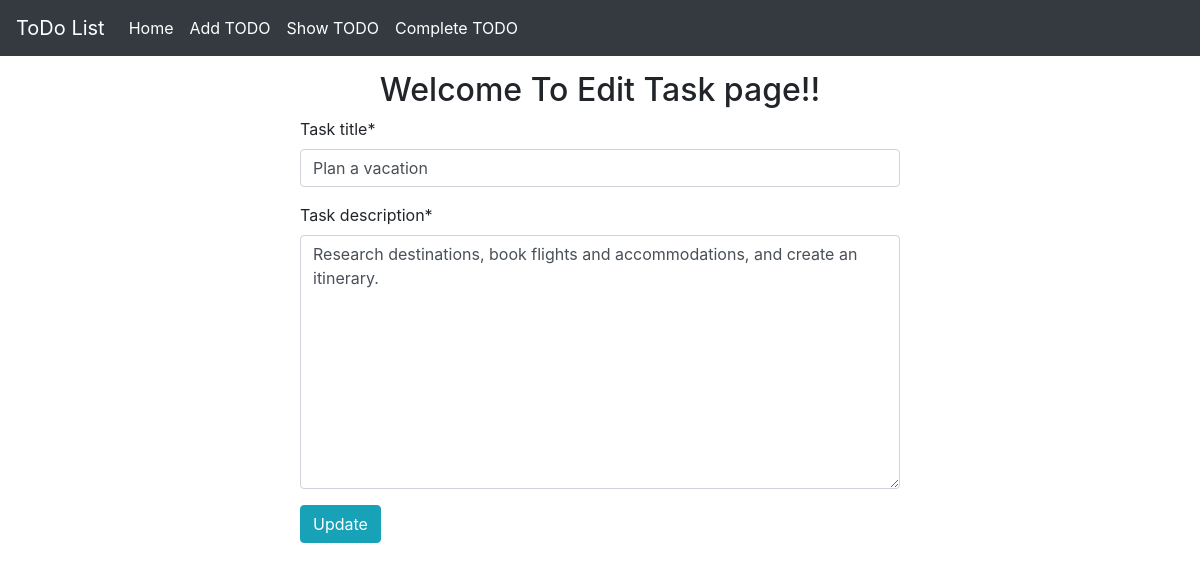
The page /edit_task/6 on the database its author committed.
### todo_app/models.py (models this page shows)
class TaskModel(models.Model):
    id = models.IntegerField(primary_key=True)
    task_title = models.CharField(max_length = 30)
    task_description = models.TextField()
    is_completed = models.BooleanField(default = False)
    class Meta:
        ordering = ['id']

### todo_app/views.py (the view)
# urls.py: path('edit_task/<int:id>', edit_task, name='edit_task'),
def edit_task(request, id):
    task = TaskModel.objects.get(pk=id)
    form = TaskForm(instance = task)
    if request.method == 'POST':
        form = TaskForm(request.POST, instance=task)
        if form.is_valid():
            form.save()
            return redirect('show_tasks')
    return render(request, 'edit_task.html', {'task': form})

### todo_app/forms.py
class TaskForm(forms.ModelForm):
    class Meta:
        model = TaskModel
        fields = ['task_title', 'task_description']

### todo_app/templates/edit_task.html (shortened to what this page needs)
{% extends 'base.html' %}
{% load crispy_forms_tags %}
{% block content %}
    <div style="width: 50%; margin: auto;">
        <h2 style="text-align: center; margin-top: 15px;">Welcome To Edit Task page!!</h2>
        <form method="POST">
            {{task|crispy}}
            <button class="btn btn-info" type="submit" >Update</button>
        </form>
    </div>
{% endblock %}

### rows shown on the page
TaskModel: task_title "Plan a vacation", task_description "Research destinations, book flights and accommodations, and create an itinerary."
